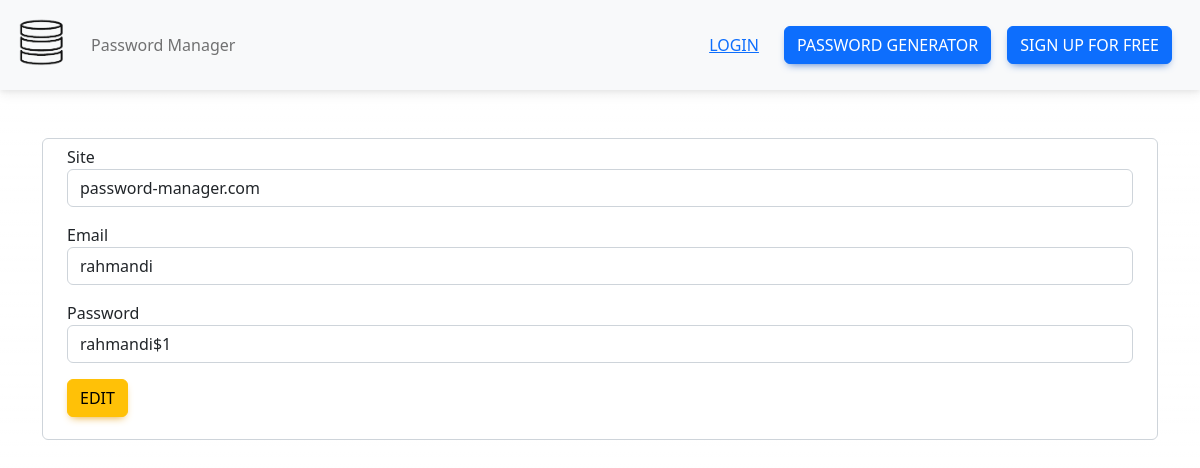
Page /edit/10 on the committed database.
### tables this page shows
CREATE TABLE "content" (
	"id"	INTEGER,
	"password_site"	TEXT,
	"site"	TEXT,
	"username_site"	TEXT,
	"user_id"	INTEGER,
	PRIMARY KEY("id" AUTOINCREMENT),
	FOREIGN KEY("user_id") REFERENCES "users"("id")
);

### controller/home.py (the view)
@ home.route('/edit/<id>', methods=['POST', 'GET'])
def edit(id):
    content = get_content_by_id(id)
    error = ''
    if request.method == 'POST':
        pass
    return render_template('edit.html', id=id, content=content)

### db.py (called while the page is built)
def db_connection():
    db = getattr(g, '_database', None)
    if db is None:
        db = g._database = sqlite3.connect(DATABASE)
        return db

### services/home.py (called while the page is built)
def get_content_by_id(id):
    db = db_connection()
    cur = db.cursor()
    cur.execute('SELECT * FROM content WHERE id = ?', (id,))
    content = cur.fetchone()
    cur.close()
    db.close()
    return content

### templates/edit.html (shortened to what this page needs)
{% extends 'base.html' %}
{% block body %}
<div class="container">
    <form action="" class="form-control mt-5">
        {% if content %}
        <div class="container mb-3">
            <span>Site</span>
            <input type="text" name="site" value="{{content[2]}}" class="form-control">
        </div>
        <div class="container mb-3">
            <span>Email</span>
            <input type="text" name="email" value="{{content[3]}}" class="form-control">
        </div>
        <div class="container mb-3">
            <span>Password</span>
            <input type="text" name="password" value="{{content[1]}}" class="form-control">
        </div>
        <div class="container mb-3">
            <input type="submit" value="Edit" class="btn btn-warning">
        </div>
        {% endif %}
    </form>
</div>
{% endblock %}

### rows in the picture
content: site "password-manager.com", email "rahmandi", password "rahmandi$1"
